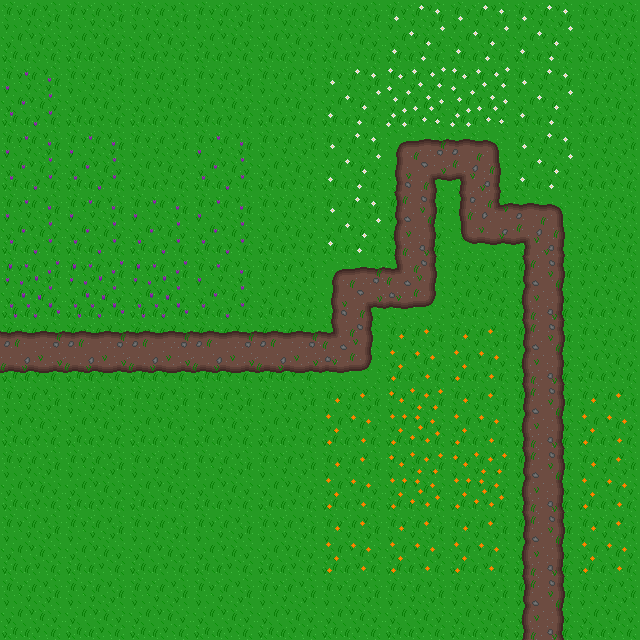

A level layout from a 2D game, rendered from its tile map. Below: a short description, then the map file with its tile-grid data intact:
An orthogonal 10x10 tile map with 64x64 px tiles, 1 tile layer (Kachelebene 1).

<map version="1.10" tiledversion="1.10.2" orientation="orthogonal" renderorder="right-down" width="10" height="10" tilewidth="64" tileheight="64" infinite="0" nextlayerid="2" nextobjectid="1">
 <tileset firstgid="1" source="gras.tsx" />
 <layer id="1" name="Kachelebene 1" width="10" height="10">
  <data encoding="csv">
1,1,1,1,1,1,3,3,3,1,
15,1,1,1,1,3,2,2,3,1,
15,15,1,15,1,3,11,10,3,1,
15,15,15,15,1,3,7,9,10,1,
14,14,14,15,1,11,8,1,7,22,
6,6,6,6,6,8,5,5,7,1,
1,1,1,1,1,5,4,5,7,5,
1,1,24,1,1,5,4,4,7,5,
1,1,1,1,1,5,5,5,7,5,
1,1,1,1,1,1,21,16,7,25
</data>
 </layer>
</map>
